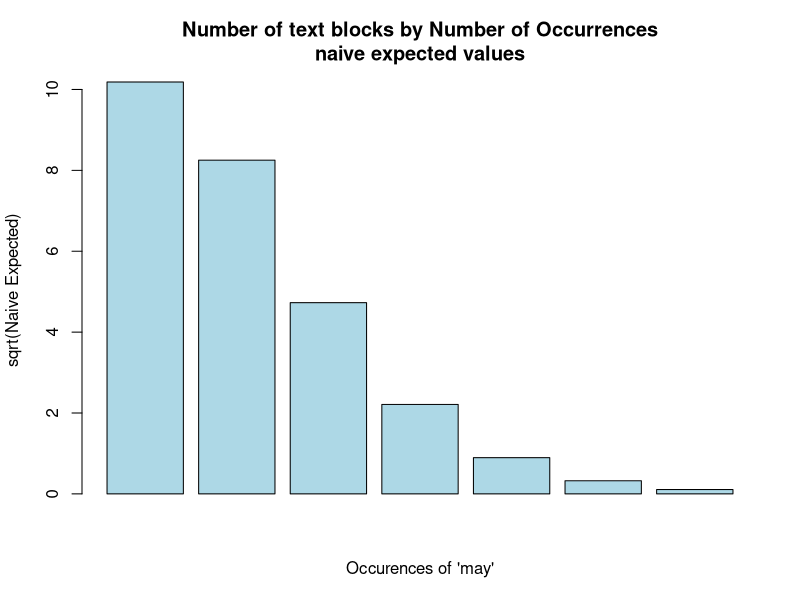
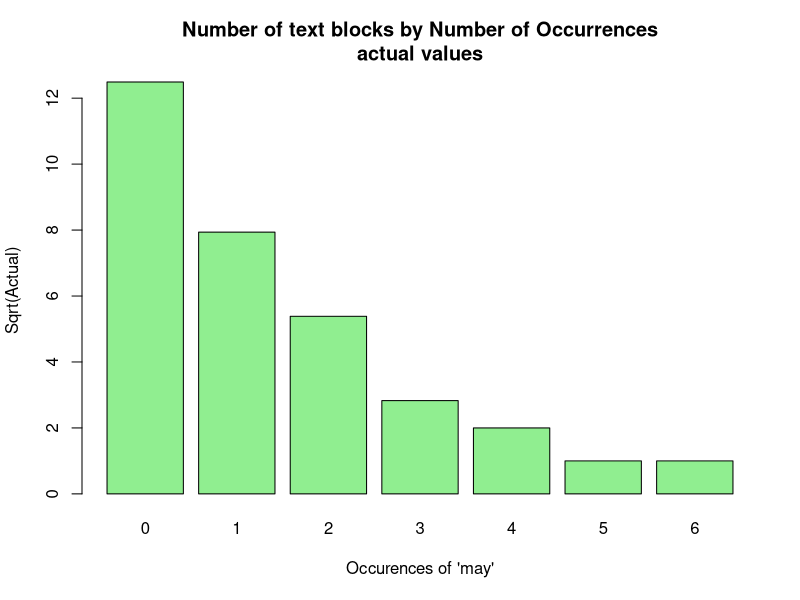
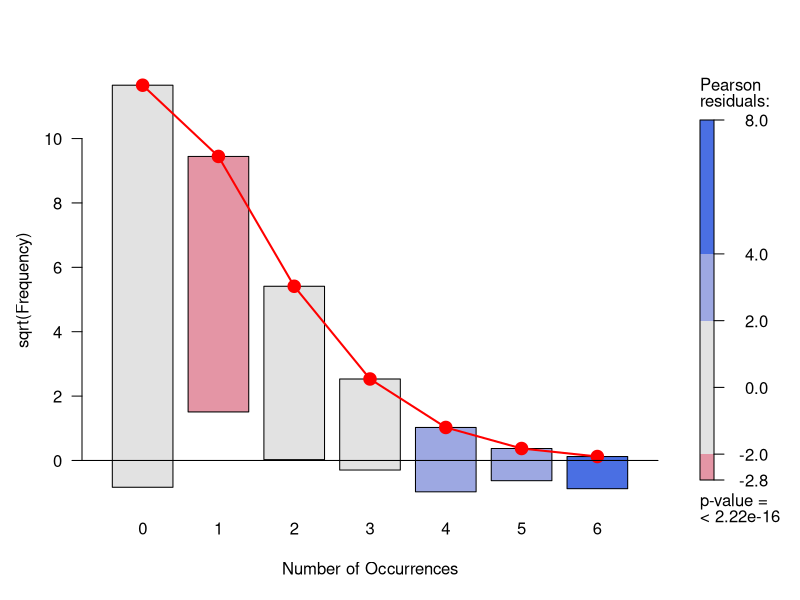
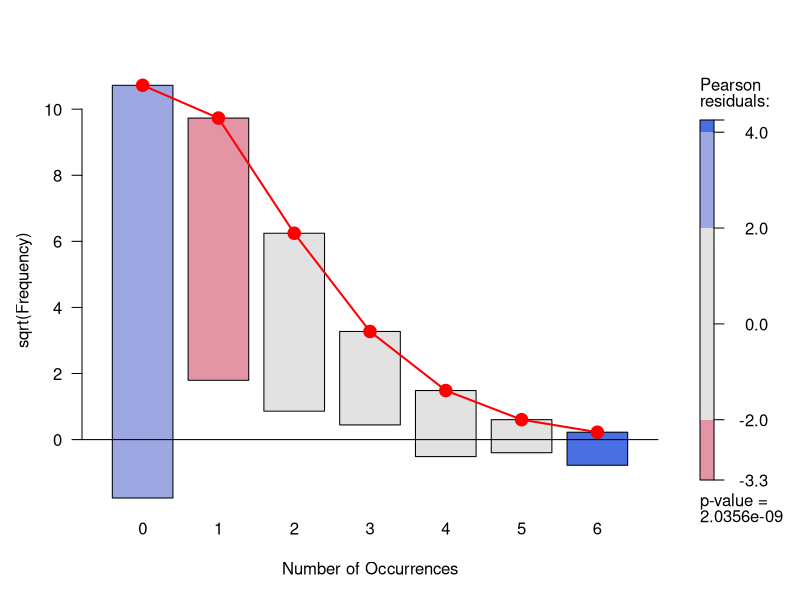
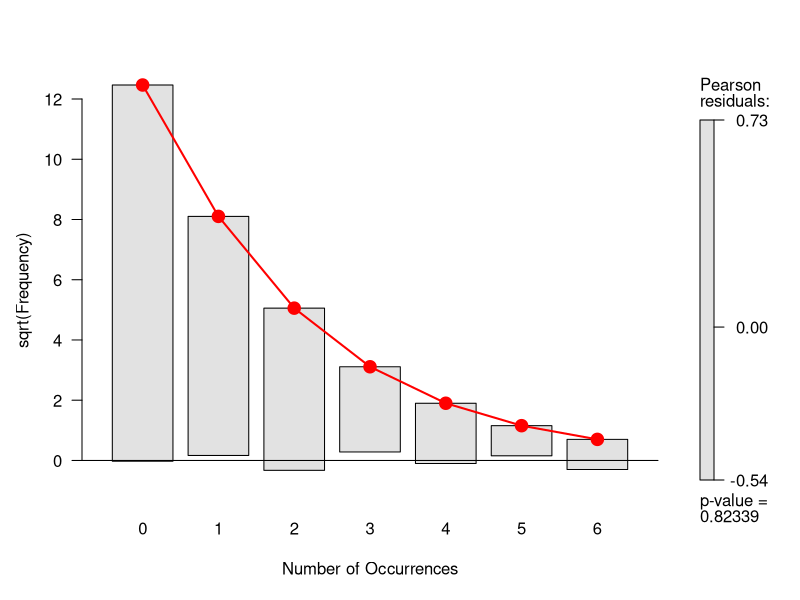
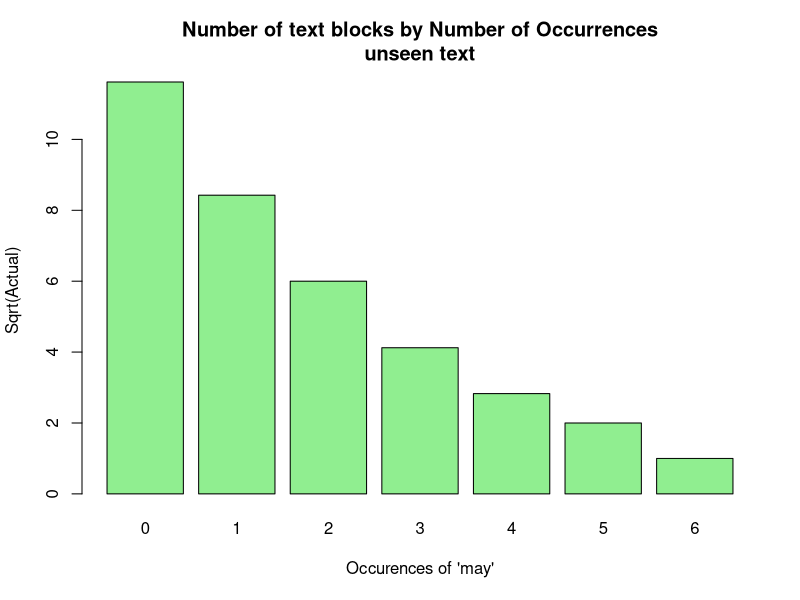
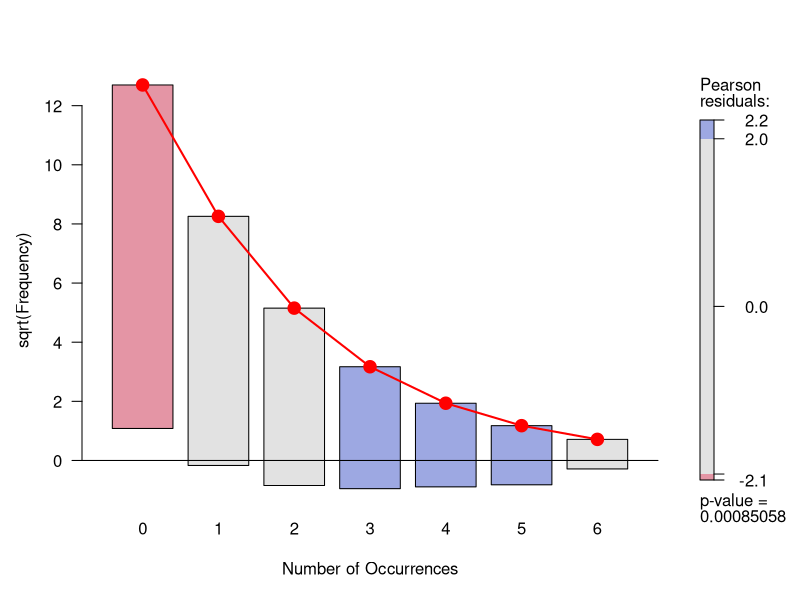
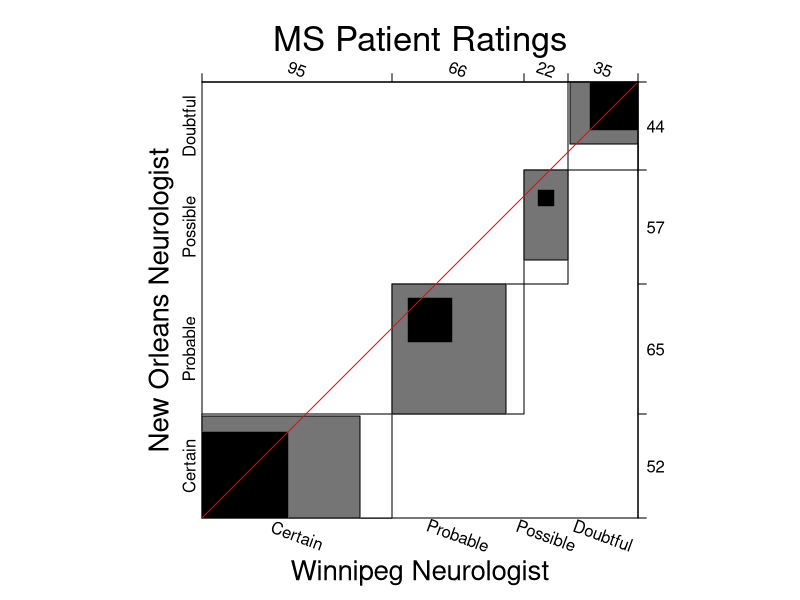

These charts were generated, in order, by the following R code:
## ---- chunk 1
knitr::opts_chunk$set(warning = FALSE
                      , message = FALSE
                      )

knitr::opts_template$set(
  fig.wide = list(fig.height = 4.5, fig.width = 8, fig.align='center')
  , fig.wideX = list(fig.height = 3, fig.width = 9, fig.align='center')
  , fig.relaxed = list(fig.height = 6, fig.width = 8, fig.align='center')
  , fig.tile = list(fig.height = 3, fig.width = 3, fig.align='center')
)
## ---- chunk 2
library(knitr)
library(vcd)
library(vcdExtra)
library(ca)
## ---- chunk 3
data("Federalist", package = "vcd")
Federalist
sum(expand.dft(as.data.frame(Federalist))$nMay)
mean(expand.dft(as.data.frame(Federalist))$nMay)
var(expand.dft(as.data.frame(Federalist))$nMay)
## ---- chunk 4
barplot(sqrt(200 * dpois(0:6, mean(expand.dft(as.data.frame(Federalist))$nMay)
))
        , main = "Number of text blocks by Number of Occurrences\nnaive expected values"
        , ylab = "sqrt(Naive Expected)"
        , xlab = "Occurences of 'may'"
        , col = "lightblue")
## ---- chunk 5
barplot(sqrt(Federalist)
        , main = "Number of text blocks by Number of Occurrences\nactual values"
        , xlab = "Occurences of 'may'"
        , ylab = "Sqrt(Actual)"
        , col = "lightgreen"
)
## ---- chunk 6
Fed_fit0 <- goodfit(Federalist, type = "poisson")
# This will show the rate parameter, estimated by Maximum Likelihood
# This estimate is the same as the naive mean. This is to be expected when fitting a poisson.
unlist(Fed_fit0$par)

# This will show a Chi-Square Goodness of fit test against the expected values of a poisson distribution with this parameter
summary(Fed_fit0)
## ---- chunk 7
plot(Fed_fit0, type = "hanging", shade = TRUE)
## ---- chunk 8
Fed_fit0 <- goodfit(Federalist, type = "poisson", method = "MinChisq")
# This has found a different value for the rate parameter.
unlist(Fed_fit0$par)

# This will show a Chi-Square Goodness of fit test against the expected values of a poisson distribution with this parameter
summary(Fed_fit0)
## ---- chunk 9
plot(Fed_fit0, type = "hanging", shade = TRUE)
## ---- chunk 10
Fed_fit1 <- goodfit(Federalist, type = "nbinomial")
# This will show the rate and dispersion parameters, estimated by Maximum Likelihood
# prob is the rate. Here it's very close to the poisson mean
# size is the dispersion
unlist(Fed_fit1$par)
summary(Fed_fit1)

plot(Fed_fit1, type = "hanging", shade = TRUE)
## ---- chunk 11
# Some dummy data
nonFederalist <- structure(c(135L, 71L, 36L, 17L, 8L, 4L, 1L), .Dim = 7L, .Dimnames = structure(list(
    c("0", "1", "2", "3", "4", "5", "6")), .Names = "nMay"), class = "table")
nonFederalist
sum(expand.dft(as.data.frame(nonFederalist))$nMay)
mean(expand.dft(as.data.frame(nonFederalist))$nMay)
var(expand.dft(as.data.frame(nonFederalist))$nMay)
barplot(sqrt(nonFederalist)
        , main = "Number of text blocks by Number of Occurrences\nunseen text"
        , xlab = "Occurences of 'may'"
        , ylab = "Sqrt(Actual)"
        , col = "lightgreen"
)
## ---- chunk 12
# we pass in our fitted parameter list this time
Fed_fit3 <- goodfit(nonFederalist, type = "nbinomial", par = Fed_fit1$par)
summary(Fed_fit3)
## ---- chunk 13
plot(Fed_fit3, type = "hanging", shade = TRUE)
## ---- chunk 14
# combine results from two cities (same raters are involved in all cases)
MSP <- margin.table(MSPatients, 1:2)
## ---- chunk 15
margin.table(MSP, 2)
props <- prop.table(margin.table(MSP, 2))
props

# The baseline accuracy is
props[which(props == max(props))]
## ---- chunk 16
# basic accuracy
sum(diag(MSP))/sum(MSP)
## ---- chunk 17
MSP
## ---- chunk 18
# cohen's kappa - the function in the vcd package provides weights and confidence intervals for this statistic
confint(Kappa(MSP, weights = "Fleiss-Cohen"))
## ---- chunk 19
op <- par(mar = c(4, 3, 4, 1) + .1)
B <- agreementplot(MSP
                   , main = "MS Patient Ratings"
                   , xlab_rot = -20
)
## ---- chunk 20
# ignore this
par(op)
## ---- chunk 21
unlist(B)[1 : 2]
## ---- chunk 22
hr_desc <- data.frame(No=1:3
                      , Name=c("Hair", "Eye", "Sex")
                      , Levels=c("Black, Brown, Red, Blond", "Brown, Blue, Hazel, Green", "Male, Female"))
kable(hr_desc)
## ---- chunk 23
haireye <- margin.table(HairEyeColor, 1:2)
haireye <- as.table(haireye[, c("Brown", "Hazel", "Green", "Blue")])
haireye
## ---- chunk 24
chisq.test(haireye)
## ---- chunk 25
expected = independence_table(haireye)
round(expected, 1)

mosaic(expected
      , shade = TRUE
      , main="Expected frequencies"
      , labeling = labeling_values
      , value_type = "expected"
      , gp_text = gpar(fontface = 1))
## ---- chunk 26
mosaic(haireye
      , gp = shading_Friendly # shade = TRUE
      , main="Actual frequencies"
      , labeling = labeling_values
      , value_type = "observed"
      , gp_text = gpar(fontface = 1)
      , rot_labels = c(top = -20))
## ---- chunk 27
HEC <- HairEyeColor[, c("Brown", "Hazel", "Green", "Blue"), ]
mosaic(HEC
      , gp = shading_Friendly # shade = TRUE
      , main="Actual frequencies"
      , labeling = labeling_values
      , value_type = "observed"
      , gp_text = gpar(fontface = 1), rot_labels = c(right = -45)) 
## ---- chunk 28
tv_desc <- data.frame(No=1:3
                      , Name=c("Day", "Time", "Network")
                      , Levels=c("Monday, Tuesday, Wednesday, Thursday, Friday", "8, 9, 10", "ABC, CBS, NBC"))
kable(tv_desc)
## ---- chunk 29
data("TV", package = "vcdExtra")
# The original data is collected in 15 minutes slices.

# Convert 3-D array to a frequency data frame
# This has a row for each cell of the array
# and a new column for the cell value
TV.df <- as.data.frame.table(TV)

# Convert it into hourly slices
levels(TV.df$Time) <- rep(c("8", "9", "10"), c(4,4,3))

# Convert frequency data back to 3-D array, now with just 3 time levels
TV3 <- xtabs(Freq~Day+Time+Network, TV.df)
## ---- chunk 30
# create a multiple correspondence analysis
TV3.mca <- mjca(TV3)

# the plot function uses all base R plot stuff
# but needs a bit of manipulation
cols <- c("blue", "black", "red")

# "blank plot"
res <- plot(TV3.mca, labels=0, pch='.', cex.lab=1.2)

# combine Dims, factor names and levels
coords <- data.frame(res$cols, TV3.mca$factors)

# hard-coded from known number of levels
# day, time, network
nlev <- c(5,3,3)

# everything needs to be in semantic order
coords <- coords[ order(coords[,"factor"], coords[,"level"]), ]
# quick fix for ordering e.g. day of week, not alphabetical
coords$order <- c(5, 1, 4, 2, 3, 6, 7, 8, 11, 9, 10)
coords <- coords[order(coords[, "order"]), ]

# place the points with separate plot chars and colours
points(coords[,1:2], pch=rep(16:18, nlev), col=rep(cols, nlev), cex=1.2)

# place the text
pos <- c(1,4,3)
text(coords[,1:2], labels=coords$level, col=rep(cols, nlev), pos=rep(pos,nlev), cex=1.1, xpd=TRUE)

# join things in sequence
lines(Dim2 ~ Dim1, data=coords, subset=factor=="Day", lty=1, lwd=1, col="blue")
lines(Dim2 ~ Dim1, data=coords, subset=factor=="Time",  lty=1, lwd=1, col="red")

# add segement from the origin to channels
nw <- subset(coords, factor=="Network")
segments(0, 0, nw[,"Dim1"], nw[, "Dim2"], col = "black", lwd = 0.5, lty = 3)

# add a legend
legend("topright", legend=c("Day", "Network", "Time"),
       title="Factor", title.col="black",
       col=cols, text.col=cols, pch=16:18,
       bg="gray95")
## ---- chunk 31
margin.table(TV3, 1)
margin.table(TV3, c(1, 3))
## ---- chunk 32
margin.table(TV3, 2)
t(TV3[4,,]) # Thursday
## ---- chunk 33
# Flatten to 2-D by stacking Time onto Network
# Note: The data shaping choice here controls the specifics of the analysis.
TV3s <- as.matrix(structable(Network~Time+Day, TV3))

# Create the Correspondence Analysis objects
TV3s.ca <- ca(TV3s)

# Generate the plot
res <- plot(TV3s.ca)
# add some segments from the origin to make things clearer
segments(0, 0, res$cols[,1], res$cols[,2], col = "red", lwd = 1)
segments(0, 0, res$rows[,1], res$rows[,2], col = "blue", lwd = 0.5, lty = 3)
## ---- chunk 34
t(TV3[1,,]) # Monday
